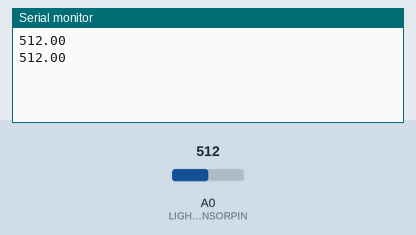
This sketch was run on a simulated Arduino Uno, built with avr-gcc and run on an emulated ATmega328P. Shown: the last lines printed to the serial monitor. The test bench sets the inputs (shaded band); at power-on: A0 (LIGHTSENSORPIN) = 512.

Above: at 1.8 s.
1.9 s: A0 (LIGHTSENSORPIN) set to 716
At 2.8 s:
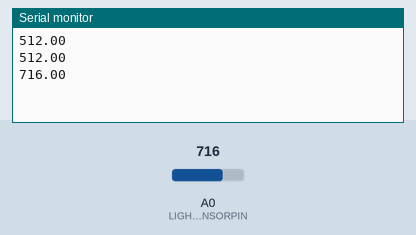
3.4 s: A0 (LIGHTSENSORPIN) set to 900
At 4.7 s:
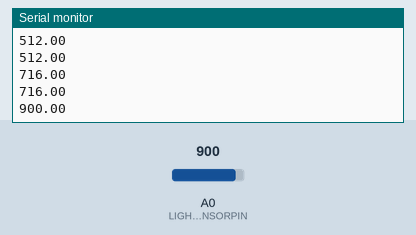
Timing chart, 0 to 6.4 s (numbered marks = the images above; inputs shaded):
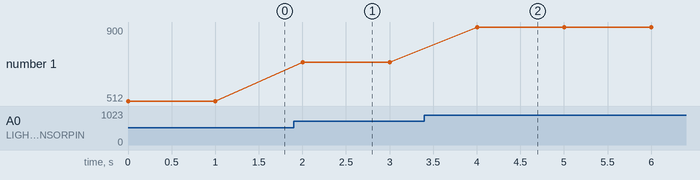

The sketch:

temtlichtmetingtest2.ino
```cpp
int LIGHTSENSORPIN = A0;
//#define LIGHTSENSORPIN A1

void setup()
{
  pinMode(LIGHTSENSORPIN, INPUT);
  Serial.begin(9600);
}

void loop()
{
  float reading = analogRead(LIGHTSENSORPIN); //Read light level
  float square_ratio = reading / 1023.0; //Get percent of maximum value (1023)
  square_ratio = pow(square_ratio, 2.0);
  Serial.println(reading);
  delay(1000);
}
```

Measured:
- after the input at 1.9 s, the serial monitor: prints a new line after 0.10 s (image 1)
- after the input at 3.4 s, the serial monitor: prints a new line after 0.60 s (image 2)
- plotted number 1: 512 → 716 after the input at 1.9 s, 716 → 900 after the input at 3.4 s
